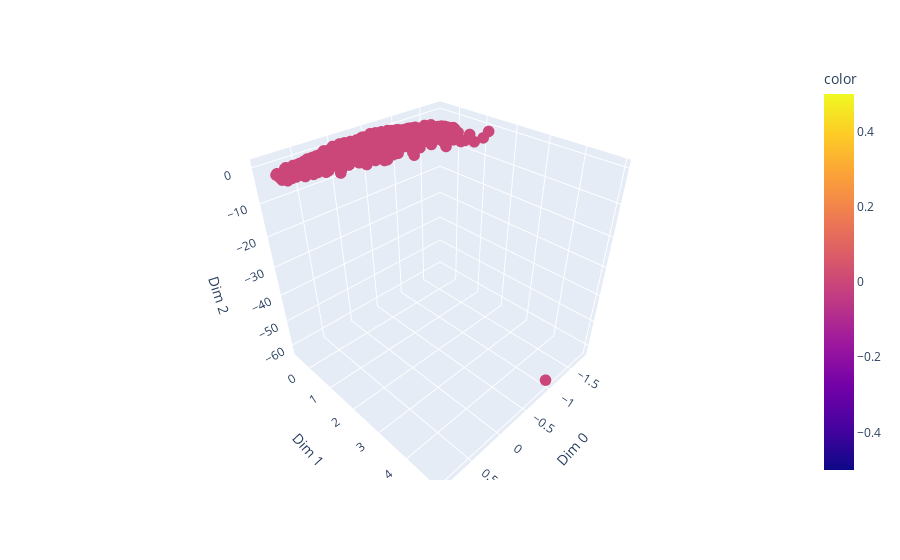

Source (notebook cell):
### Markdown cell above
#### initial affinity for columns

### Code cell
col_sim = CosineSimilarity(threshold=0)(data.T)
col_tree = build_binary_tree_by_median_split(col_sim,min_size=2,max_depth=100)
col_emb = DiffusionMap(col_sim,n_dim=10).transform(1)

scatter_3d(col_emb,np.zeros(col_emb.shape[0]))

### Figure 1 — Plotly figure (JSON) as saved in the notebook; plotly's stock layout.template omitted (floating-point values rounded to 4 significant figures; data arrays with more than 128 entries replaced by an {"elided": "..."} marker saying what was removed)
{"data": [{"hovertemplate": "Dim 0=%{x}<br>Dim 1=%{y}<br>Dim 2=%{z}<br>color=%{marker.color}<extra></extra>", "legendgroup": "", "marker": {"color": {"elided": "2428 float values"}, "coloraxis": "coloraxis", "size": 4, "symbol": "circle"}, "mode": "markers", "name": "", "scene": "scene", "showlegend": false, "type": "scatter3d", "x": {"elided": "2428 float values"}, "y": {"elided": "2428 float values"}, "z": {"elided": "2428 float values"}}], "layout": {"coloraxis": {"colorbar": {"title": {"text": "color"}}, "colorscale": [[0, "#0d0887"], [0.1111, "#46039f"], [0.2222, "#7201a8"], [0.3333, "#9c179e"], [0.4444, "#bd3786"], [0.5556, "#d8576b"], [0.6667, "#ed7953"], [0.7778, "#fb9f3a"], [0.8889, "#fdca26"], [1, "#f0f921"]]}, "legend": {"tracegroupgap": 0}, "margin": {"t": 60}, "scene": {"domain": {"x": [0, 1], "y": [0, 1]}, "xaxis": {"title": {"text": "Dim 0"}}, "yaxis": {"title": {"text": "Dim 1"}}, "zaxis": {"title": {"text": "Dim 2"}}}}}
